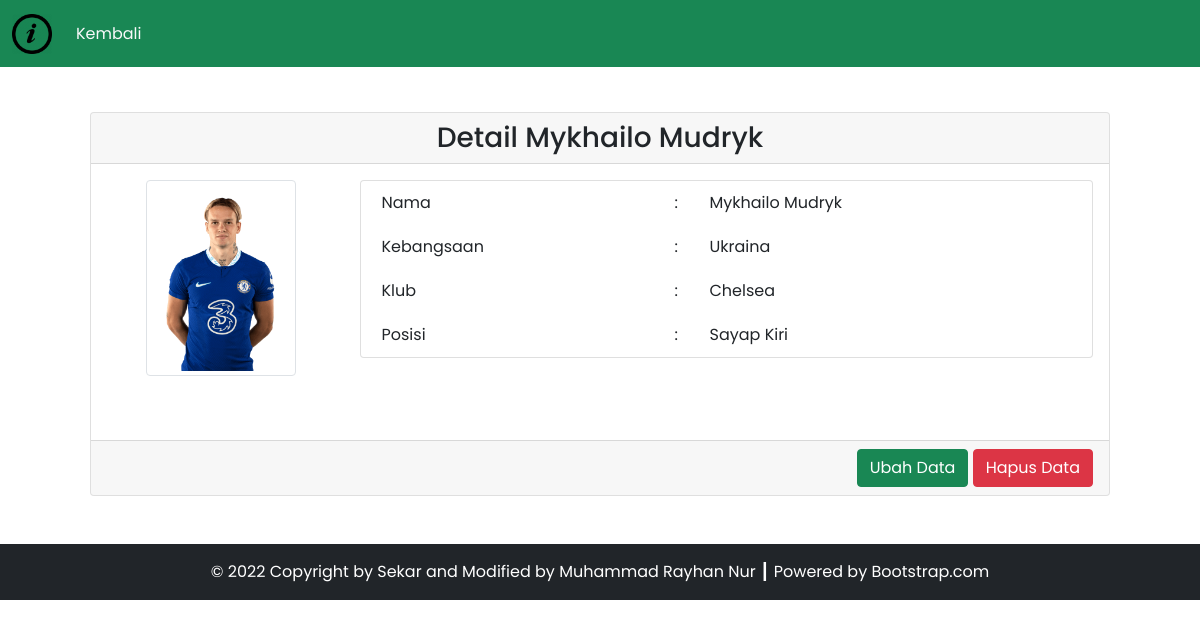
The page /source_code/detail.php?id=7 on the database its author committed.
### tables this page shows
CREATE TABLE `pemain` (
  `id_pemain` int(11) NOT NULL,
  `nama_pemain` varchar(255) NOT NULL,
  `foto_pemain` varchar(255) NOT NULL,
  `id_posisi` int(11) NOT NULL,
  `id_klub` int(11) NOT NULL,
  `id_negara` int(11) NOT NULL
);

CREATE TABLE `negara` (
  `id_negara` int(11) NOT NULL,
  `nama_negara` varchar(255) NOT NULL
);

CREATE TABLE `klub` (
  `id_klub` int(11) NOT NULL,
  `nama_klub` varchar(255) NOT NULL
);

CREATE TABLE `posisi` (
  `id_posisi` int(11) NOT NULL,
  `nama_posisi` varchar(255) NOT NULL
);

### source_code/config/db.php (called while the page is built)
<?php
$DB_HOST = "localhost";
$DB_USERNAME = "root";
$DB_PASSWORD = "";
$DB_NAME = "db_football_tp3";

### source_code/classes/DB.php (called while the page is built, shortened)
<?php
include('config/db.php');
class DB
{
    private $hostname;
    private $username;
    private $password;
    private $dbname;
    private $conn;
    private $result;
    function __construct($hostname, $username, $password, $dbname)
    {
        $this->hostname = $hostname;
        $this->username = $username;
        $this->password = $password;
        $this->dbname = $dbname;
    }
    function open()
    {
        $this->conn = mysqli_connect($this->hostname, $this->username, $this->password, $this->dbname);
    }
    function execute($query)
    {
        $this->result = mysqli_query($this->conn, $query);
    }
    function getResult()
    {
        return mysqli_fetch_array($this->result);
    }
}

### source_code/classes/Pemain.php (called while the page is built, shortened)
<?php
include('config/db.php');
class Pemain extends DB
{
    public function getPemainById($id)
    {
        $query = "SELECT * FROM pemain JOIN klub ON pemain.id_klub=klub.id_klub JOIN negara ON pemain.id_negara=negara.id_negara JOIN posisi ON pemain.id_posisi=posisi.id_posisi WHERE id_pemain=$id";
        return $this->execute($query);
    }
}

### source_code/detail.php (the view, shortened to what this page needs)
<?php
include('config/db.php');
include('classes/DB.php');
include('classes/Pemain.php');
$pemain = new Pemain($DB_HOST, $DB_USERNAME, $DB_PASSWORD, $DB_NAME);
$pemain->open();
$data = nulL;
if (isset($_GET['id'])) {
    $id = $_GET['id'];
    if ($id > 0) {
        $pemain->getPemainById($id);
        $row = $pemain->getResult();
        $data .= '<div class="card-header text-center">
        <h3 class="my-0">Detail ' . $row['nama_pemain'] . '</h3>
        </div>
        <div class="card-body text-end">
            <div class="row mb-5">
                <div class="col-3">
                    <div class="row justify-content-center">
                        <img src="assets/images/' . $row['foto_pemain'] . '" class="img-thumbnail" alt="' . $row['foto_pemain'] . '" width="60">
                        </div>
                    </div>
                    <div class="col-9">
                        <div class="card px-3">
                            <table border="0" class="text-start">
                                <tr>
                                    <td>Nama</td>
                                    <td>:</td>
                                    <td>' . $row['nama_pemain'] . '</td>
                                </tr>
                                <tr>
                                    <td>Kebangsaan</td>
                                    <td>:</td>
                                    <td>' . $row['nama_negara'] . '</td>
                                </tr>
                                <tr>
                                    <td>Klub</td>
                                    <td>:</td>
                                    <td>' . $row['nama_klub'] . '</td>
                                </tr>
                                <tr>
                                    <td>Posisi</td>
                                    <td>:</td>
                                    <td>' . $row['nama_posisi'] . '</td>
                                </tr>
                            </table>
                        </div>
                    </div>
                </div>
            </div>
            <div class="card-footer text-end">
                <a href="Pemain.php?id=' . $id .'"><button type="button" class="btn btn-success text-white" name="sunting">Ubah Data</button></a>
                <a href="detail.php?hapus=' . $id .'"><button type="button" class="btn btn-danger" name="hapus">Hapus Data</button></a>
            </div>';
    } else {
    }
}

### rows shown on the page
pemain: nama_pemain "Mykhailo Mudryk", foto_pemain (picture), id_negara.nama_negara "Ukraina", id_klub.nama_klub "Chelsea", id_posisi.nama_posisi "Sayap Kiri"

### other values the page prints
$this->content "Kembali © 2022 Copyright by Sekar and Modified by Muhammad Rayhan Nur ┃ Powered by Bootstrap.com"
